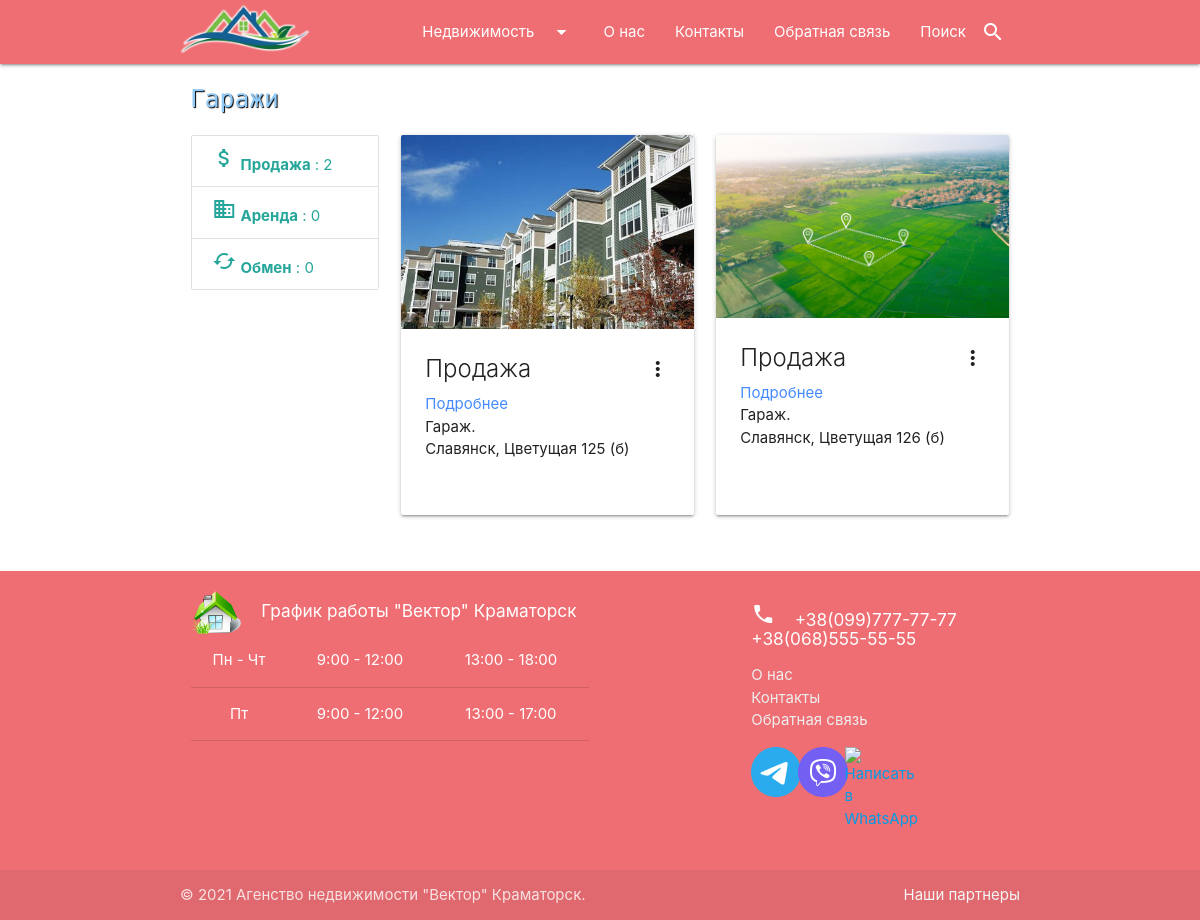
The page /garages/ on the database its author committed.
### agency/models.py (models this page shows, shortened)
class Garage(models.Model):
    slug_title = 'Garage'
    created_at = models.DateTimeField(auto_now_add=True, verbose_name='Создано')
    updated_at = models.DateTimeField(auto_now=True, verbose_name='Обновлено')
    proposal_type = models.CharField(max_length=8, choices=_PROP_CHOICES, default=_SALE, verbose_name='Тип предложения')
    price = models.FloatField(verbose_name='Цена $')
    total_area = models.FloatField(
        default=10.0, validators=[MinValueValidator(3.0), MaxValueValidator(200.0)], verbose_name='Общая площадь кв.м'
    )
    address = models.CharField(max_length=65, verbose_name='Адрес')
    description = models.TextField(blank=True, max_length=400, verbose_name='Описание')
    image = models.ImageField(upload_to="Garages/", blank=True,  verbose_name='Фото')
    realtors = models.ManyToManyField(Realtor, blank=True, verbose_name='Риелтор')
    def get_absolute_url(self):
        return reverse('garage', kwargs={"pk": self.pk})
    class Meta:
        verbose_name = 'Гараж'
        verbose_name_plural = 'Гаражи'
        ordering = ['created_at']

### agency/views.py (the view)
# urls.py: path('garages/', GaragesView.as_view(), name='garages'),
class GaragesView(ListView):
    model = Garage
    template_name = 'agency/garages.html'
    context_object_name = 'garages'
    paginate_by = 6
    def get_context_data(self, **kwargs):
        context = super().get_context_data(**kwargs)
        context['title'] = "Гаражи"
        return context
    def get_queryset(self):
        return Garage.objects.all()

### agency/templatetags/garages_tags.py (called while the page is built)
@register.inclusion_tag('agency/garagesSidebarTmpl.html')
def count_garages():
    garagesBySale = len(Garage.objects.filter(proposal_type='sale'))
    garagesByExchange = len(Garage.objects.filter(proposal_type='exchange'))
    garagesByRental = len(Garage.objects.filter(proposal_type='rental'))
    return {
        "garagesBySale": garagesBySale,
        "garagesByExchange": garagesByExchange,
        "garagesByRental": garagesByRental,
    }

### agency/templates/agency/garages.html (shortened to what this page needs)
{% extends 'index.html' %}
{% block content %}
<div class="container">
    <h5 class="pageTitle">{{ title }}</h5>
    <div class="row">
        <div class="col s12 m12 l3">
            {% include 'inc/_garages_sidebar.html' %}
        </div>
        <div class="col s12 m12 l9">
            <div class="row">
                {% for item in garages %}
                <div class="col s12 m6 l6 xl4">
                    <div class="card sticky-action hoverable card_flat">
                        <div class="card-image waves-effect waves-block waves-light">
                            <img class="activator" src="{{ item.image.url }}">
                        </div>
                        <div class="card-content">
                            <span class="card-title activator grey-text text-darken-4">
                                {% if item.proposal_type == 'sale' %}
                                    Продажа
                                {% elif item.proposal_type == 'rental' %}
                                    Аренда
                                {% elif item.proposal_type == 'exchange' %}
                                    Обмен
                                {% else %}
                                    unknown
                                {% endif %}
                                <i class="material-icons right">more_vert</i>
                            </span>
                            <a href="{{ item.get_absolute_url }}" style="color: #448aff;">Подробнее</a>
                            <p>Гараж.</p>
                            <p>{{ item.address }}</p>
                        </div>
                    </div>
                </div>
                {% endfor %}
            </div>
            <div class="col s12 paginator" style="display: flex; justify-content: center;">
            </div>
        </div>
    </div>
</div>
{% endblock %}

### rental/static/css/main.css (style rules this page uses)
body { display: flex; min-height: 100vh; flex-direction: column; }
.pageTitle { font-family: 'Rubik Mono One', sans-serif; color: #90caf9; text-shadow: 1px 1px 1px black; margin-left: 5px; padding: 5px; }
@media screen and (min-width: 993px) { .card_flat { height: 380px; } }

### rows shown on the page
Garage: image (picture), proposal_type "Продажа", address "Славянск, Цветущая 125 (б)"
Garage: image (picture), proposal_type "Продажа", address "Славянск, Цветущая 126 (б)"

### other values the page prints
{{ title }} "Гаражи"
{{ garagesBySale }} "2"
{{ garagesByExchange }} "0"
{{ garagesByRental }} "0"
